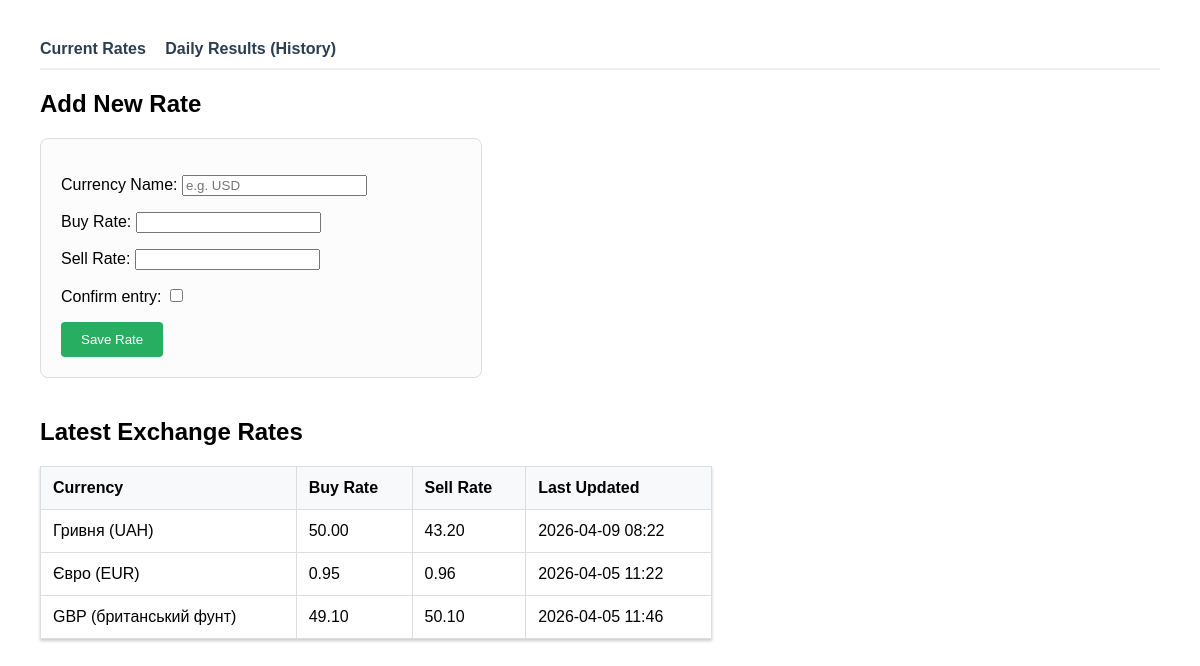
The page / on the database its author committed.
### api/models.py (models this page shows, shortened)
class Currency(models.Model):
    name = models.CharField(max_length=30)
    buy_rate = models.DecimalField(max_digits=10, decimal_places=2)
    sell_rate = models.DecimalField(max_digits=10, decimal_places=2)
    created_at = models.DateTimeField(auto_now_add=True)

### api/views.py (the view)
# urls.py: path("", views.index, name="index"),
def index(request):
    if request.method == "POST":
        form = CurrencyForm(request.POST)
        if form.is_valid():
            form.save()
            return redirect('index')
    else:
        form = CurrencyForm()
    return render(request, 'index.html', {
        'form': form,
        'currencies': get_latest_currencies(),
    })

### api/forms.py (shortened to what this page needs)
class CurrencyForm(forms.ModelForm):
    confirm_action = forms.BooleanField(label="Confirm entry", required=True)
    class Meta:
        model = Currency
        fields = ["name", "buy_rate", "sell_rate"]
        labels = {
            "name": "Currency Name",
            "buy_rate": "Buy Rate",
            "sell_rate": "Sell Rate",
        }
        widgets = {
            'name': forms.TextInput(attrs={'placeholder': 'e.g. USD'}),
        }

### api/views.py (called while the page is built)
def get_latest_currencies():
    currency_names = Currency.objects.values_list('name', flat=True).distinct()
    latest_list = []
    for name in currency_names:
        last_entry = Currency.objects.filter(name=name).order_by('-created_at').first()
        if last_entry:
            latest_list.append(last_entry)
    return latest_list

### api/templates/index.html (shortened to what this page needs)
<!DOCTYPE html>
<html lang="en">
<head>
</head>
<body>
    <nav>
        <a href="{% url 'index' %}">Current Rates</a>
        <a href="{% url 'history' %}">Daily Results (History)</a>
    </nav>
    <h2>Add New Rate</h2>
    <div class="form-container">
        <form method="post">
            {{ form.as_p }}
            <button type="submit">Save Rate</button>
        </form>
    </div>
    <h2>Latest Exchange Rates</h2>
    <table>
        <thead>
            <tr>
                <th>Currency</th>
                <th>Buy Rate</th>
                <th>Sell Rate</th>
                <th>Last Updated</th>
            </tr>
        </thead>
        <tbody>
            {% for currency in currencies %}
            <tr>
                <td>{{ currency.name }}</td>
                <td>{{ currency.buy_rate }}</td>
                <td>{{ currency.sell_rate }}</td>
                <td>{{ currency.created_at|date:"Y-m-d H:i" }}</td>
            </tr>
            {% empty %}
            <tr><td colspan="4">No rates added yet.</td></tr>
            {% endfor %}
        </tbody>
    </table>
</body>
</html>

### api/templates/index.html (style rules this page uses)
body { font-family: sans-serif; margin: 40px; }
nav { margin-bottom: 20px; border-bottom: 2px solid #eee; padding-bottom: 10px; }
nav a { margin-right: 15px; text-decoration: none; font-weight: bold; color: #2c3e50; }
table { width: 60%; border-collapse: collapse; margin-top: 20px; box-shadow: 0 2px 3px #ccc; }
th, td { border: 1px solid #ddd; padding: 12px; text-align: left; }
th { background-color: #f8f9fa; }
.form-container { margin-bottom: 40px; padding: 20px; border: 1px solid #ddd; border-radius: 8px; background-color: #fcfcfc; max-width: 400px; }
button { background-color: #27ae60; color: white; padding: 10px 20px; border: none; border-radius: 4px; cursor: pointer; }

### rows shown on the page
Currency: name "Гривня (UAH)", buy_rate "50.00", sell_rate "43.20", created_at "2026-04-09 08:22"
Currency: name "Євро (EUR)", buy_rate "0.95", sell_rate "0.96", created_at "2026-04-05 11:22"
Currency: name "GBP (британський фунт)", buy_rate "49.10", sell_rate "50.10", created_at "2026-04-05 11:46"
